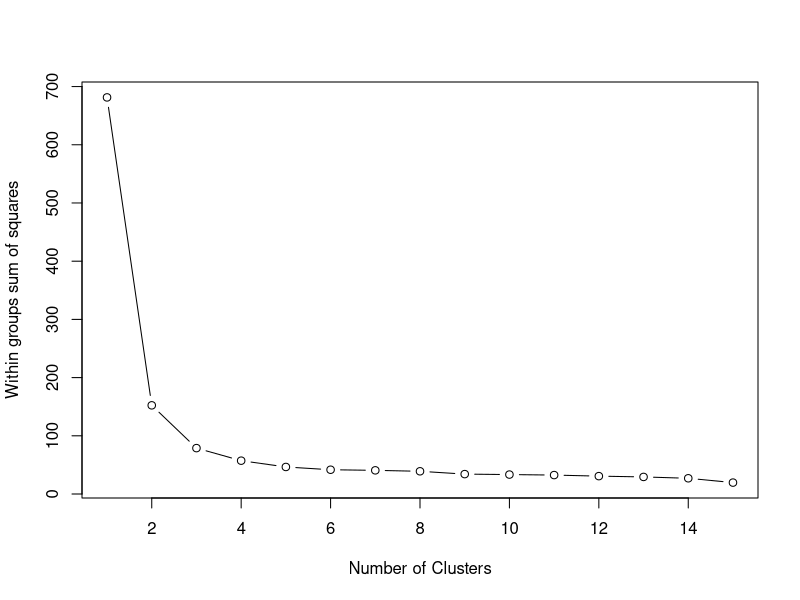
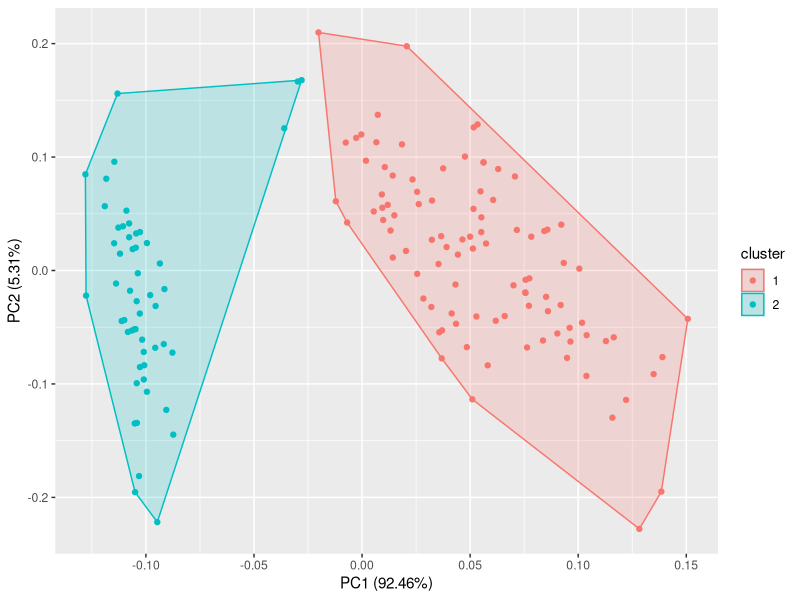
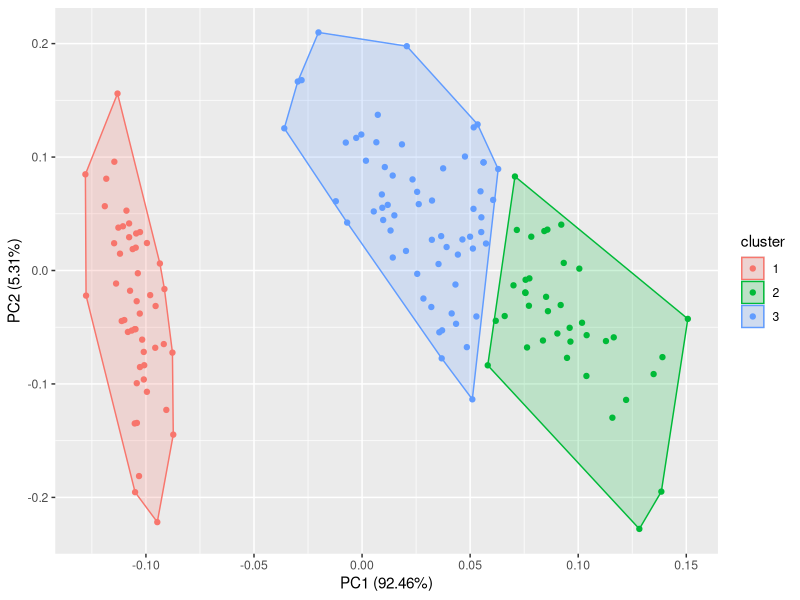

Reproduce these figures in R, in order.

install.packages("dplyr")
install.packages("ggplot2")
install.packages("ggfortify")


library("dplyr")
library("ggplot2")
library("ggfortify")

summary(iris)

head(iris)

data <- select(iris, c(1:4))

wssplot <- function(data, nc=15, seed=1234){
  
  wss <- (nrow(data)-1)*sum(apply(data,2,var))
  
  for (i in 2:nc){
    set.seed(seed)
    wss[i] <- sum(kmeans(data, centers=i)$withinss)
  }
  
  plot(1:nc, wss, type="b", xlab="Number of Clusters", ylab="Within groups sum of squares")
  
  wss
  
}

wssplot(data)

kmean <- kmeans(data, 2)

kmean$centers

autoplot(kmean, data, frame = TRUE)

kmean <- kmeans(data, 3)

kmean$centers

autoplot(kmean,data,frame=TRUE)
